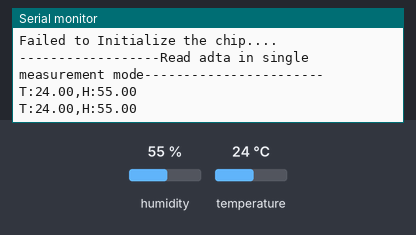
Bench run of a sketch on a simulated Arduino Uno, built for the host (arithmetic inside an expression is 32-bit, double 64-bit). On the bench: the last lines printed to the serial monitor. The test bench sets the inputs (shaded band); at power-on: humidity 55 %, temperature 24 °C.

Above: at 1.2 s.
1.3 s: humidity set to 22 %
At 2.6 s:
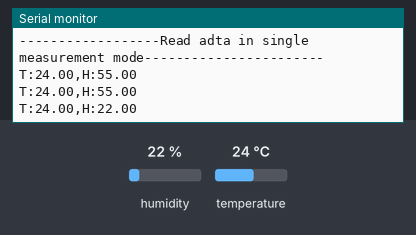
2.8 s: temperature set to 12 °C
At 4.0 s:
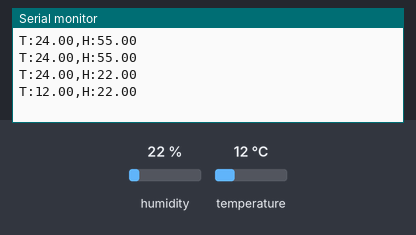
4.3 s: humidity set to 40 %
At 4.3 s:
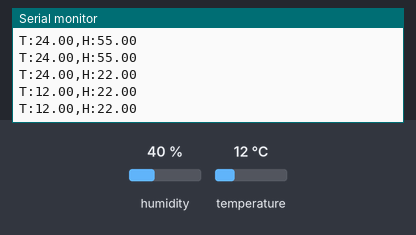
Timing chart, 0 to 7.3 s (numbered marks = the images above; inputs shaded):
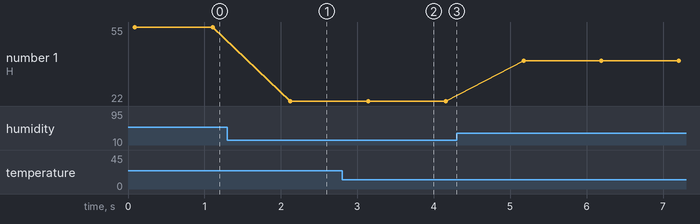

The sketch:

SHT31.ino
```cpp
#include <DFRobot_SHT3x.h>

DFRobot_SHT3x sht3x;
void setup() {
Serial.begin(9600);
//Initialize the chip
while (sht3x.begin() != 0) {
Serial.println("Failed to Initialize the chip, please confirm the wire connection");
delay(1000);
}

Serial.print("Chip serial number");
Serial.println(sht3x.readSerialNumber());

if(!sht3x.softReset()){
Serial.println("Failed to Initialize the chip....");
}


Serial.println("------------------Read adta in single measurement mode-----------------------");
}
void loop() {
  float temperature = sht3x.getTemperatureC();
  float humidity = sht3x.getHumidityRH();

  // Send the temperature and humidity data as a comma-separated string
  Serial.print("T:");
  Serial.print(temperature);
  Serial.print(",H:");
  Serial.println(humidity);

  delay(1000); // Delay for a second before reading again
}
```

Measured:
- after the input at 1.3 s, the serial monitor: prints a new line after 0.82 s (image 1)
- after the input at 2.8 s, the serial monitor: prints a new line after 0.34 s (image 2)
- plotted number 1: 55 → 22 after the input at 1.3 s, 22 → 40 after the input at 4.3 s
